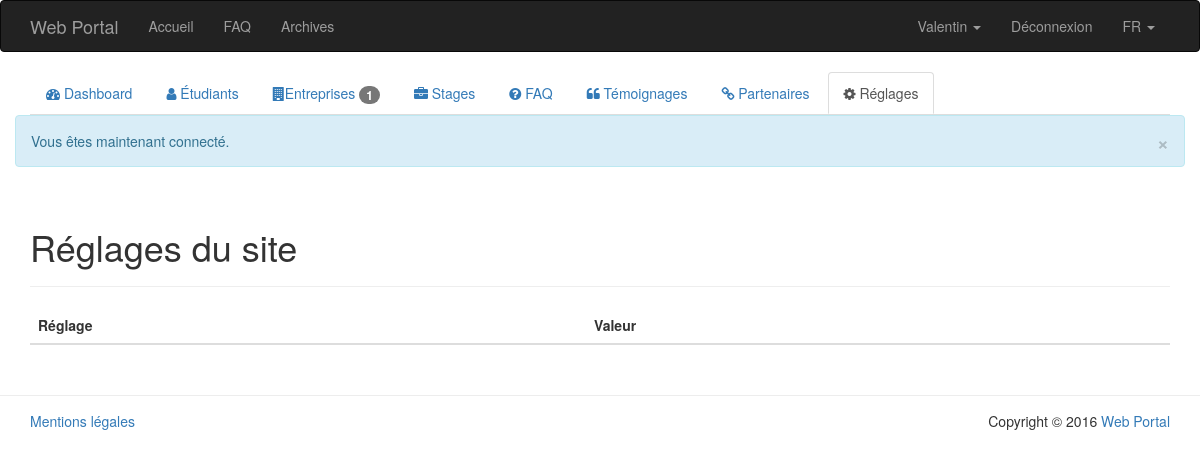
Page /PHP/public/index.php?page=admin/settings-list (signed in) on the earlier database version.
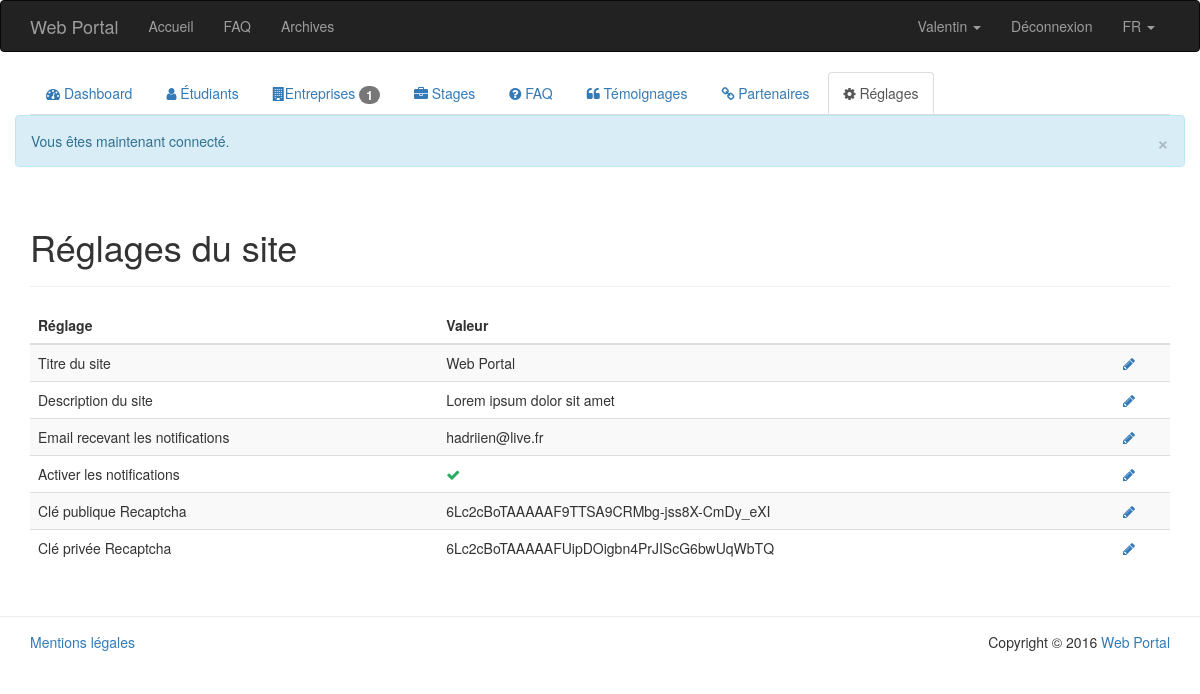
Same page on the later database version.
### tables this page shows
CREATE TABLE `student` (
  `id` int(11) NOT NULL,
  `first_name` varchar(64) NOT NULL,
  `last_name` varchar(64) NOT NULL,
  `country` enum('France','Irlande') NOT NULL,
  `skill` int(11) NOT NULL,
  `email` varchar(64) NOT NULL,
  `password` varchar(64) NOT NULL,
  `cv` varchar(128) NOT NULL,
  `portfolio` varchar(128) NOT NULL,
  `admin` tinyint(1) NOT NULL DEFAULT '0',
  `available` tinyint(1) NOT NULL DEFAULT '1',
  `activated` tinyint(1) NOT NULL,
  `register_date` date NOT NULL
);

CREATE TABLE `settings` (
  `id` int(11) NOT NULL,
  `tag` varchar(64) NOT NULL,
  `value` varchar(256) NOT NULL,
  `placeholder` varchar(128) NOT NULL
);

### PHP/app/model/Autoloader.php (called while the page is built, shortened)
<?php
	class Autoloader {
		public static function appAutoload($class) {
			$class = str_replace('\\', '/', $class);
		}
	}
?>

### PHP/app/model/Student.class.php (called while the page is built, shortened)
<?php
	class Student {
		public function __get($nom){
			return $this->$nom;
		}
		public static function getStudentById($id) {
			$db = PDOConnexion::getInstance();
			$sql = 'SELECT * FROM student WHERE id = :id';
			$sth = $db->prepare($sql);
			$sth->setFetchMode(PDO::FETCH_CLASS|PDO::FETCH_PROPS_LATE, 'Student');
			$sth->execute(array(
				':id' => $id
			));
			return $sth->fetch();
		}
	}
?>

### PHP/app/model/Company.class.php (called while the page is built, shortened)
<?php
	class Company {
		public static function getActivatedCompanies($activated = true) {
			$db = PDOConnexion::getInstance();
			$sql = ($activated == true) ? 'SELECT * FROM company WHERE activated' : 'SELECT * FROM company WHERE !activated';
			$sth = $db->prepare($sql);
			$sth->setFetchMode(PDO::FETCH_CLASS|PDO::FETCH_PROPS_LATE, 'Company');
			$sth->execute();
			return $sth->fetchAll();
		}
	}
?>

### PHP/app/model/Settings.class.php (called while the page is built, shortened)
<?php
	class Settings {
		public function __get($nom){
			return $this->$nom;
		}
		public static function getSettingsList() {
			$db = PDOConnexion::getInstance();
			$sql = "SELECT * FROM settings";
			$sth = $db->prepare($sql);
			$sth->setFetchMode(PDO::FETCH_CLASS|PDO::FETCH_PROPS_LATE, 'Settings');
			$sth->execute();
			return $sth->fetchAll();
		}
	}
?>

### PHP/app/view/admin/settings-list.php (the view, shortened to what this page needs)
<div class="col-md-12">
	<div class="page-header">
		<h1>Réglages du site</h1>
	</div>
	<table class="table table-striped">
		<thead>
			<tr>
				<th>Réglage</th>
				<th>Valeur</th>
				<th></th>
			</tr>
		</thead>
		<tbody>
			<?php
				foreach (Settings::getSettingsList() as $setting) {
					if ($setting->value == 'true') {
						$setting->value = '<i class="fa fa-check" style="color: #27ae60;"></i>';
					}
					echo '<tr>';
						echo '<td>' . $setting->placeholder . '</td>';
						echo '<td>' . $setting->value . '</td>';
						echo '<td><a href="index.php?page=admin/setting-edit&amp;id=' . $setting->id . '"><i class="fa fa-pencil" data-toggle="tooltip" title="Modifier"></i></a></td>';
					echo '</tr>';
				}
			?>
		</tbody>
	</table>
</div>

### PHP/public/index.php (shortened to what this page needs)
<?php
	require_once (APP . '/model/Autoloader.php');
	if (substr($_GET['page'], 0, 6) == 'admin/') {
		if (App::isAdmin()) {
			require_once(APP . '/view/admin/header.php');
			require_once(APP . '/view/' . $_GET['page'] . '.php');
			require_once(APP . '/view/admin/footer.php');
		}
		else {
			App::getHeader(404);
		}
	}
?>

### PHP/app/view/admin/header.php (shortened to what this page needs)
<!DOCTYPE html>
<html lang="fr">
	<head>
		<link href="css/bootstrap.min.css" rel="stylesheet">
		<link href="https://maxcdn.bootstrapcdn.com/font-awesome/4.5.0/css/font-awesome.min.css" rel="stylesheet">
	</head>
	<body>
		<nav class="navbar navbar-inverse">
			<div class="container">
				<div class="navbar-header">
					<a class="navbar-brand" href="index.php?page=home"><?php echo App::$siteTitle; ?></a>
				</div>
				<div id="navbar" class="collapse navbar-collapse">
					<ul class="nav navbar-nav">
						<li<?php App::isCurrentPage('home'); ?>><a href="index.php?page=home">Accueil</a></li>
						<li<?php App::isCurrentPage('faq'); ?>><a href="index.php?page=faq">FAQ</a></li>
						<li<?php App::isCurrentPage('archives'); ?>><a href="index.php?page=archives">Archives</a></li>
					</ul>
					<ul class="nav navbar-nav navbar-right">
						<?php if (App::isLogged()) : ?>
							<?php $member = App::getMember(); ?>
							<?php if (get_class($member) == 'Student') : ?>
								<li class="dropdown">
									<a id="student-dropdown" href="#" class="dropdown-toggle" data-toggle="dropdown" role="button" aria-haspopup="true" aria-expanded="false">
										<?php echo $member->first_name; ?>
										<span class="caret"></span>
									</a>
								</li>
							<?php endif; ?>
							<li><a href="index.php?page=signout">Déconnexion</a></li>
						<?php endif; ?>
						<li class="dropdown">
							<a id="lang-dropdown" href="#" class="dropdown-toggle" data-toggle="dropdown" role="button" aria-haspopup="true" aria-expanded="false">
								FR
								<span class="caret"></span>
							</a>
						</li>
                    </ul>
				</div>
			</div>
		</nav>
		<div class="container">
			<div class="row">
				<div class="col-md-12">
					<ul class="nav nav-tabs">
						<li role="presentation"<?php App::isCurrentPage('admin/home'); ?>><a href="index.php?page=admin/home"><i class="fa fa-tachometer"></i> Dashboard</a></li>
						<li role="presentation"><a href="index.php?page=admin/students-list"><i class="fa fa-user"></i> Étudiants</a></li>
						<li role="presentation"<?php App::isCurrentPage('admin/companies-list'); ?>><a href="index.php?page=admin/companies-list"><i class="fa fa-building"></i>Entreprises <?php if (Company::getActivatedCompanies(false)) {echo ' <span class="badge">' . count(Company::getActivatedCompanies(false)) . '</span>';} ?></a></li>
						<li role="presentation"<?php App::isCurrentPage('admin/internships-list'); ?>><a href="index.php?page=admin/internships-list"><i class="fa fa-briefcase"></i> Stages </a></li>
						<li role="presentation"<?php App::isCurrentPage('admin/faq-list'); ?>><a href="index.php?page=admin/faq-list"><i class="fa fa-question-circle"></i> FAQ</a></li>
						<li role="presentation"<?php App::isCurrentPage('admin/testimonials-list'); ?>><a href="index.php?page=admin/testimonials-list"><i class="fa fa-quote-left"></i> Témoignages</a></li>
						<li role="presentation"<?php App::isCurrentPage('admin/partners-list'); ?>><a href="index.php?page=admin/partners-list"><i class="fa fa-link"></i> Partenaires</a></li>
						<li role="presentation"<?php App::isCurrentPage('admin/settings-list'); ?>><a href="index.php?page=admin/settings-list"><i class="fa fa-cog"></i> Réglages</a></li>
					</ul>
				</div>
			</div>
			<div class="row">

### PHP/app/model/App.class.php (shortened to what this page needs)
<?php
	class App {
		public static function isCurrentPage($page) {
			if ($_GET['page'] == $page) {
				echo ' class="active"';
			}
		}
		public static function isLogged() {
			if (isset($_SESSION['email']) && !empty($_SESSION['email'])) {
				return true;
			}
			return false;
		}
		public static function isStudent() {
			if (self::isLogged() && $_SESSION['type'] == 'student') {
				return true;
			}
			return false;
		}
		public static function isAdmin() {
			if (self::isStudent()) {
				$student = Student::getStudentById($_SESSION['id']);
				if ($student->admin) {
					return true;
				}
				return false;
			}
			return false;
		}
		public static function getMember() {
			if (self::isLogged()) {
				if ($_SESSION['type'] == 'student') {
					return Student::getStudentById($_SESSION['id']);
				}
				return false;
			}
			return false;
		}
	}
?>

### PHP/app/model/FlashMessages.class.php (shortened to what this page needs)
<?php
    class FlashMessages {
        protected $msgTypes = [
            self::ERROR   => 'error',
            self::WARNING => 'warning',
            self::SUCCESS => 'success',
            self::INFO    => 'info',
        ];
        protected $msgWrapper = "<div class='%s'>%s</div>\n";
        protected $msgBefore = '';
        protected $msgAfter  = '';
        protected $closeBtn  = '
            <button type="button" class="close"
                data-dismiss="alert"
                aria-label="Close">
                <span aria-hidden="true">&times;</span>
            </button>
        ';
        protected $stickyCssClass = 'sticky';
        protected $msgCssClass = 'alert dismissable';
        protected $cssClassMap = [
            self::INFO    => 'alert-info',
            self::SUCCESS => 'alert-success',
            self::WARNING => 'alert-warning',
            self::ERROR   => 'alert-danger',
        ];
        public function display($types=null, $print=true) {
            $output = '';
            if (is_null($types) || !$types || (is_array($types) && empty($types)) ) {
                $types = array_keys($this->msgTypes);
            }
            elseif (is_array($types) && !empty($types)) {
                $theTypes = $types;
                $types = [];
                foreach($theTypes as $type) {
                    $types[] = strtolower($type[0]);
                }
            }
            else {
                $types = [strtolower($types[0])];
            }
            foreach ($types as $type) {
                if (!isset($_SESSION['flash_messages'][$type]) || empty($_SESSION['flash_messages'][$type]) ) continue;
                foreach( $_SESSION['flash_messages'][$type] as $msgData ) {
                    $output .= $this->formatMessage($msgData, $type);
                }
            }
            if ($print) {
                echo $output;
            }
            else {
                return $output;
            }
        }
        protected function formatMessage($msgDataArray, $type) {
            $cssClass = $this->msgCssClass . ' ' . $this->cssClassMap[$type];
            $msgBefore = $this->msgBefore;
            if ($msgDataArray['sticky']) {
                $cssClass .= ' ' . $this->stickyCssClass;
            }
            else {
                $msgBefore = $this->closeBtn . $msgBefore;
            }
            $formattedMessage = $msgBefore . $msgDataArray['message'] . $this->msgAfter;
            return sprintf(
                $this->msgWrapper,
                $cssClass,
                $formattedMessage
            );
        }
    }
?>

### PHP/app/view/admin/footer.php (shortened to what this page needs)
			</div>
		</div>
		<footer id="footer" style="border-top: 1px solid #ededed; margin-top: 30px; padding: 15px 0;">
			<div class="container">
				<div class="row">
					<div class="col-md-8">
						<a href="index.php?page=legal">Mentions légales</a>
					</div>
					<div class="col-md-4 text-right">
						Copyright &copy; <?php echo date('Y') . ' <a href="index.php?page=home">' . App::$siteTitle . '</a>'; ?>
					</div>
				</div>
			</div>
		</footer>
	</body>
</html>

Differences in the rows shown:
added settings: placeholder "Titre du site", value "Web Portal"
added settings: placeholder "Description du site", value "Lorem ipsum dolor sit amet"
added settings: placeholder "Email recevant les notifications", value "hadriien@live.fr"
added settings: placeholder "Activer les notifications"
added settings: placeholder "Clé publique Recaptcha", value "6Lc2cBoTAAAAAF9TTSA9CRMbg-jss8X-CmDy_eXI"
added settings: placeholder "Clé privée Recaptcha", value "6Lc2cBoTAAAAAFUipDOigbn4PrJIScG6bwUqWbTQ"
